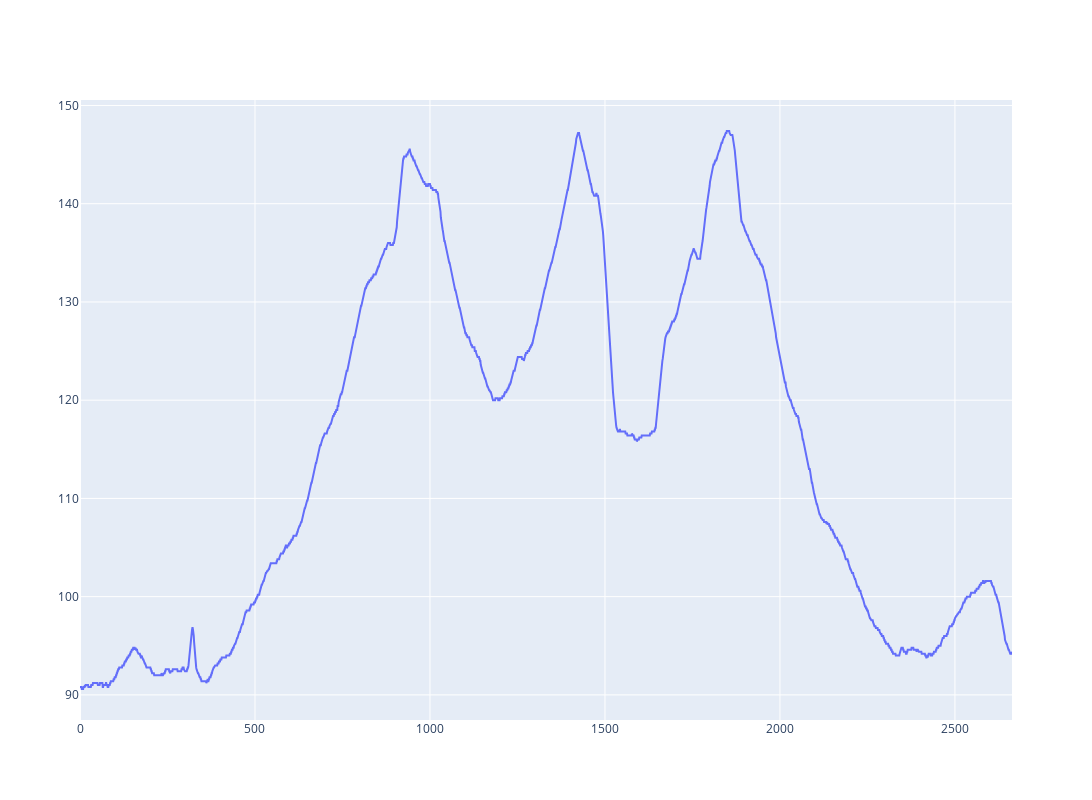

Notebook code for this chart:
### Markdown cell above
## 1. Kalman filters

### Code cell
from kalman import KalmanFilter1D
from kalman import KalmanFilter

# Raw speed
# session['speed'] = session.distance.values - session.distance.shift(1).values

# Filtered features
# filtered_speed = KalmanFilter1D(2, 0.5, 1, 0.1)
# session['filtered_speed1'] = [filtered_speed.get_current_estimate(m) for m in session.speed]
# filtered_speed = KalmanFilter1D(2, 0.5, 1, 0.15)
# session['filtered_speed2'] = [filtered_speed.get_current_estimate(m) for m in session.speed]

## BEST ##
# power is already a derived metric, so the 1d is well designed to properly estimate it
# filtered_power_1d = KalmanFilter1D(100, 1, 3, 1)
# session['filtered_power_1d'] = [filtered_power_1d.get_current_estimate(m) for m in session.power]

# filtered_power = KalmanFilter([100, 10], 1, 10, 0.05)
# session['filtered_power'] = [filtered_power.get_current_estimate(m) for m in session.power]

# filtered_altitude = KalmanFilter1D(session.enhanced_altitude[0], 1, 2, 1.5)
# session['filtered_altitude_1d'] = [filtered_altitude.get_current_estimate(m) for m in session.enhanced_altitude]

filtered_altitude = KalmanFilter([session.enhanced_altitude[0], 0], 1, 2, 0.05)
session['filtered_altitude'] = [filtered_altitude.get_current_estimate(m) for m in session.enhanced_altitude]


# Rolling features
rolling_period = 15
# session['rolling_speed'] = session.speed.rolling(rolling_period).mean()
# session['rolling_power'] = session.power.rolling(rolling_period).mean()
session['rolling_altitude'] = session.enhanced_altitude.rolling(rolling_period).mean()

# plt.figure(figsize=(20, 8))
# # plt.plot(session.time, session.enhanced_altitude, label='enhanced_altitude')
# plt.plot(session.time, session.power, label='power')
# plt.plot(session.time, session.rolling_power, label='rolling_power')
# # plt.plot(session.time, session.enhanced_speed, label='enhanced_speed')
# # plt.plot(session.time, session.speed, label='speed')
# plt.legend()
# plt.show()

fig = go.Figure()

# fig.add_trace(go.Scatter(x=session.time, y=session.power, mode='lines', name='power'))
# fig.add_trace(go.Scatter(x=session.time, y=session.rolling_power, mode='lines', name='rolling power'))
# fig.add_trace(go.Scatter(x=session.time, y=session.filtered_power_1d, mode='lines', name='filtered power 1d'))
# fig.add_trace(go.Scatter(x=session.time, y=session.filtered_power, mode='lines', name='filtered power'))

fig.add_trace(go.Scatter(x=session.time, y=session.enhanced_altitude, mode='lines', name='altitude'))
# fig.add_trace(go.Scatter(x=session.time, y=session.rolling_altitude, mode='lines', name='rolling altitude'))
# # fig.add_trace(go.Scatter(x=session.time, y=session.filtered_altitude_1d, mode='lines', name='filtered altitude 1d'))
# fig.add_trace(go.Scatter(x=session.time, y=session.filtered_altitude, mode='lines', name='filtered altitude'))

# fig.add_trace(go.Scatter(x=session.time, y=session.speed, mode='lines', name='speed'))
# fig.add_trace(go.Scatter(x=session.time, y=session.rolling_speed, mode='lines', name='rolling speed'))
# fig.add_trace(go.Scatter(x=session.time, y=session.enhanced_speed, mode='lines', name='enhanced speed'))
# fig.add_trace(go.Scatter(x=session.time, y=session.filtered_speed1, mode='lines', name='filtered speed 1'))
# fig.add_trace(go.Scatter(x=session.time, y=session.filtered_speed2, mode='lines', name='filtered speed 2'))


fig.update_layout(width=1700, height=800)

fig.show()

### Figure 1 — Plotly figure (JSON) as saved in the notebook; plotly's stock layout.template omitted (floating-point values rounded to 4 significant figures; data arrays with more than 128 entries replaced by an {"elided": "..."} marker saying what was removed)
{"data": [{"mode": "lines", "name": "altitude", "type": "scatter", "x": {"elided": "2664 int values"}, "y": {"elided": "2664 float values"}}], "layout": {"height": 800, "width": 1700}}
